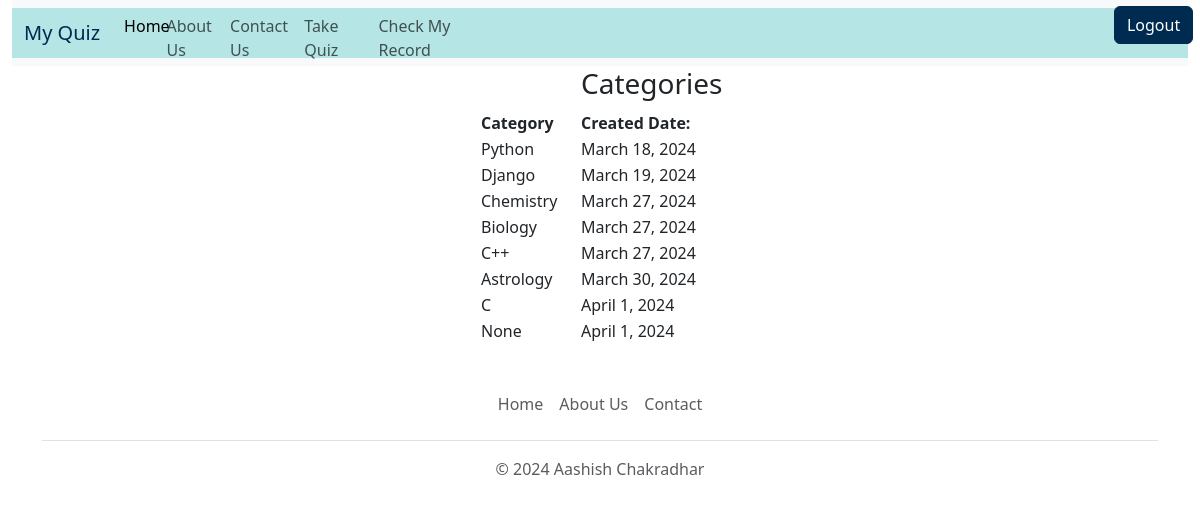
The app's page /view-category with its own data.
### quiz/models.py (models this page shows)
class BaseModel(models.Model):
    uid=models.UUIDField(primary_key=True,default=uuid.uuid4,editable=False)
    created_at=models.DateField(auto_now_add=True)
    updated_at=models.DateField(auto_now=True)
    class Meta:
        abstract=True

class Category(BaseModel):
    category_name = models.CharField(max_length=15, default='Uncatogarized')
    def __str__(self):
        return self.category_name

### quiz/views.py (the view)
# urls.py: path('view-category',views.view_category,name='view_category'),
def view_category(request):
    try:
        all_category = Category.objects.all()
        context = {'categories': all_category}
        return render(request, 'view_category.html', context)
    except Exception as e:
        messages.error(request,str(e))
        return render(request,"index.html")

### templates/view_category.html (shortened to what this page needs)
{% extends "base.html" %}
{% block body %}
    <div style="width:30%; text-align: left; margin-left:40%;">
        <table>
            <tr>
                <th></th>
                <th>
                    <h3>Categories</h3>
                </th>
            </tr>
            <tr>
                <th style="width:100px">
                    Category
                </th>
                <th style="width:200px">
                    Created Date:
                </th>
            </tr>
            {% for category in categories %}
                <tr>
                    <td>
                        {{category}}
                    </td>
                    <td>
                        {{category.created_at}}
                    </td>
                </tr>
            {% endfor %}
        </table>
    </div>
{% endblock body %}

### records on screen
Category: category_name "Python", created_at "March 18, 2024"
Category: category_name "Django", created_at "March 19, 2024"
Category: category_name "Chemistry", created_at "March 27, 2024"
Category: category_name "Biology", created_at "March 27, 2024"
Category: category_name "C++", created_at "March 27, 2024"
Category: category_name "Astrology", created_at "March 30, 2024"
Category: category_name "C", created_at "April 1, 2024"
Category: category_name "None", created_at "April 1, 2024"
